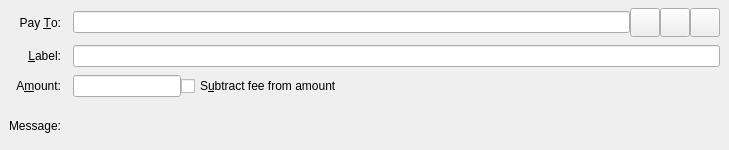
<?xml version="1.0" encoding="UTF-8"?>
<ui version="4.0">
 <class>SendCoinsEntry</class>
 <widget class="QStackedWidget" name="SendCoinsEntry">
  <property name="geometry">
   <rect>
    <x>0</x>
    <y>0</y>
    <width>729</width>
    <height>150</height>
   </rect>
  </property>
  <property name="focusPolicy">
   <enum>Qt::TabFocus</enum>
  </property>
  <property name="autoFillBackground">
   <bool>false</bool>
  </property>
  <widget class="QFrame" name="SendCoins">
   <property name="toolTip">
    <string>This is a normal payment.</string>
   </property>
   <property name="frameShape">
    <enum>QFrame::NoFrame</enum>
   </property>
   <layout class="QGridLayout" name="gridLayout">
    <property name="topMargin">
     <number>8</number>
    </property>
    <property name="bottomMargin">
     <number>4</number>
    </property>
    <property name="horizontalSpacing">
     <number>12</number>
    </property>
    <property name="verticalSpacing">
     <number>8</number>
    </property>
    <item row="2" column="1">
     <layout class="QHBoxLayout" name="horizontalLayoutAmount" stretch="0,1">
      <item>
       <widget class="redecoinAmountField" name="payAmount"/>
      </item>
      <item>
       <widget class="QCheckBox" name="checkboxSubtractFeeFromAmount">
        <property name="toolTip">
         <string>The fee will be deducted from the amount being sent. The recipient will receive less redecoins than you enter in the amount field. If multiple recipients are selected, the fee is split equally.</string>
        </property>
        <property name="text">
         <string>S&amp;ubtract fee from amount</string>
        </property>
       </widget>
      </item>
     </layout>
    </item>
    <item row="3" column="1">
     <widget class="QLabel" name="messageTextLabel">
      <property name="toolTip">
       <string>A message that was attached to the redecoin: URI which will be stored with the transaction for your reference. Note: This message will not be sent over the redecoin network.</string>
      </property>
      <property name="textFormat">
       <enum>Qt::PlainText</enum>
      </property>
     </widget>
    </item>
    <item row="1" column="0">
     <widget class="QLabel" name="labellLabel">
      <property name="text">
       <string>&amp;Label:</string>
      </property>
      <property name="alignment">
       <set>Qt::AlignRight|Qt::AlignTrailing|Qt::AlignVCenter</set>
      </property>
      <property name="buddy">
       <cstring>addAsLabel</cstring>
      </property>
     </widget>
    </item>
    <item row="0" column="1">
     <layout class="QHBoxLayout" name="payToLayout">
      <property name="spacing">
       <number>0</number>
      </property>
      <item>
       <widget class="QValidatedLineEdit" name="payTo">
        <property name="toolTip">
         <string>The redecoin address to send the payment to</string>
        </property>
       </widget>
      </item>
      <item>
       <widget class="QToolButton" name="addressBookButton">
        <property name="toolTip">
         <string>Choose previously used address</string>
        </property>
        <property name="text">
         <string/>
        </property>
        <property name="icon">
         <iconset resource="../redecoin.qrc">
          <normaloff>:/icons/address-book</normaloff>:/icons/address-book</iconset>
        </property>
        <property name="iconSize">
         <size>
          <width>22</width>
          <height>22</height>
         </size>
        </property>
        <property name="shortcut">
         <string>Alt+A</string>
        </property>
       </widget>
      </item>
      <item>
       <widget class="QToolButton" name="pasteButton">
        <property name="toolTip">
         <string>Paste address from clipboard</string>
        </property>
        <property name="text">
         <string/>
        </property>
        <property name="icon">
         <iconset resource="../redecoin.qrc">
          <normaloff>:/icons/editpaste</normaloff>:/icons/editpaste</iconset>
        </property>
        <property name="iconSize">
         <size>
          <width>22</width>
          <height>22</height>
         </size>
        </property>
        <property name="shortcut">
         <string>Alt+P</string>
        </property>
       </widget>
      </item>
      <item>
       <widget class="QToolButton" name="deleteButton">
        <property name="toolTip">
         <string>Remove this entry</string>
        </property>
        <property name="text">
         <string/>
        </property>
        <property name="icon">
         <iconset resource="../redecoin.qrc">
          <normaloff>:/icons/remove</normaloff>:/icons/remove</iconset>
        </property>
        <property name="iconSize">
         <size>
          <width>22</width>
          <height>22</height>
         </size>
        </property>
       </widget>
      </item>
     </layout>
    </item>
    <item row="2" column="0">
     <widget class="QLabel" name="amountLabel">
      <property name="text">
       <string>A&amp;mount:</string>
      </property>
      <property name="alignment">
       <set>Qt::AlignRight|Qt::AlignTrailing|Qt::AlignVCenter</set>
      </property>
      <property name="buddy">
       <cstring>payAmount</cstring>
      </property>
     </widget>
    </item>
    <item row="1" column="1">
     <widget class="QLineEdit" name="addAsLabel">
      <property name="toolTip">
       <string>Enter a label for this address to add it to the list of used addresses</string>
      </property>
     </widget>
    </item>
    <item row="3" column="0">
     <widget class="QLabel" name="messageLabel">
      <property name="text">
       <string>Message:</string>
      </property>
      <property name="alignment">
       <set>Qt::AlignRight|Qt::AlignTrailing|Qt::AlignVCenter</set>
      </property>
     </widget>
    </item>
    <item row="0" column="0">
     <widget class="QLabel" name="payToLabel">
      <property name="text">
       <string>Pay &amp;To:</string>
      </property>
      <property name="alignment">
       <set>Qt::AlignRight|Qt::AlignTrailing|Qt::AlignVCenter</set>
      </property>
      <property name="buddy">
       <cstring>payTo</cstring>
      </property>
     </widget>
    </item>
   </layout>
  </widget>
  <widget class="QFrame" name="SendCoins_UnauthenticatedPaymentRequest">
   <property name="palette">
    <palette>
     <active>
      <colorrole role="WindowText">
       <brush brushstyle="SolidPattern">
        <color alpha="255">
         <red>0</red>
         <green>0</green>
         <blue>0</blue>
        </color>
       </brush>
      </colorrole>
      <colorrole role="Button">
       <brush brushstyle="SolidPattern">
        <color alpha="255">
         <red>255</red>
         <green>255</green>
         <blue>127</blue>
        </color>
       </brush>
      </colorrole>
      <colorrole role="Light">
       <brush brushstyle="SolidPattern">
        <color alpha="255">
         <red>255</red>
         <green>255</green>
         <blue>255</blue>
        </color>
       </brush>
      </colorrole>
      <colorrole role="Midlight">
       <brush brushstyle="SolidPattern">
        <color alpha="255">
         <red>255</red>
         <green>255</green>
         <blue>191</blue>
        </color>
       </brush>
      </colorrole>
      <colorrole role="Dark">
       <brush brushstyle="SolidPattern">
        <color alpha="255">
         <red>127</red>
         <green>127</green>
         <blue>63</blue>
        </color>
       </brush>
      </colorrole>
      <colorrole role="Mid">
       <brush brushstyle="SolidPattern">
        <color alpha="255">
         <red>170</red>
         <green>170</green>
         <blue>84</blue>
        </color>
       </brush>
      </colorrole>
      <colorrole role="Text">
       <brush brushstyle="SolidPattern">
        <color alpha="255">
         <red>0</red>
         <green>0</green>
         <blue>0</blue>
        </color>
       </brush>
      </colorrole>
      <colorrole role="BrightText">
       <brush brushstyle="SolidPattern">
        <color alpha="255">
         <red>255</red>
         <green>255</green>
         <blue>255</blue>
        </color>
       </brush>
      </colorrole>
      <colorrole role="ButtonText">
       <brush brushstyle="SolidPattern">
        <color alpha="255">
         <red>0</red>
         <green>0</green>
         <blue>0</blue>
        </color>
       </brush>
      </colorrole>
      <colorrole role="Base">
       <brush brushstyle="SolidPattern">
        <color alpha="255">
         <red>255</red>
         <green>255</green>
         <blue>255</blue>
        </color>
       </brush>
      </colorrole>
      <colorrole role="Window">
       <brush brushstyle="SolidPattern">
        <color alpha="255">
         <red>255</red>
         <green>255</green>
         <blue>127</blue>
        </color>
       </brush>
      </colorrole>
      <colorrole role="Shadow">
       <brush brushstyle="SolidPattern">
        <color alpha="255">
         <red>0</red>
         <green>0</green>
         <blue>0</blue>
        </color>
       </brush>
      </colorrole>
      <colorrole role="AlternateBase">
       <brush brushstyle="SolidPattern">
        <color alpha="255">
         <red>255</red>
         <green>255</green>
         <blue>191</blue>
        </color>
       </brush>
      </colorrole>
      <colorrole role="ToolTipBase">
       <brush brushstyle="SolidPattern">
        <color alpha="255">
         <red>255</red>
         <green>255</green>
         <blue>220</blue>
        </color>
       </brush>
      </colorrole>
      <colorrole role="ToolTipText">
       <brush brushstyle="SolidPattern">
        <color alpha="255">
         <red>0</red>
         <green>0</green>
         <blue>0</blue>
        </color>
       </brush>
      </colorrole>
     </active>
     <inactive>
      <colorrole role="WindowText">
       <brush brushstyle="SolidPattern">
        <color alpha="255">
         <red>0</red>
         <green>0</green>
         <blue>0</blue>
        </color>
       </brush>
      </colorrole>
      <colorrole role="Button">
       <brush brushstyle="SolidPattern">
        <color alpha="255">
         <red>255</red>
         <green>255</green>
         <blue>127</blue>
        </color>
       </brush>
      </colorrole>
      <colorrole role="Light">
       <brush brushstyle="SolidPattern">
        <color alpha="255">
         <red>255</red>
         <green>255</green>
         <blue>255</blue>
        </color>
       </brush>
      </colorrole>
      <colorrole role="Midlight">
       <brush brushstyle="SolidPattern">
        <color alpha="255">
         <red>255</red>
         <green>255</green>
         <blue>191</blue>
        </color>
       </brush>
      </colorrole>
      <colorrole role="Dark">
       <brush brushstyle="SolidPattern">
        <color alpha="255">
         <red>127</red>
         <green>127</green>
         <blue>63</blue>
        </color>
       </brush>
      </colorrole>
      <colorrole role="Mid">
       <brush brushstyle="SolidPattern">
        <color alpha="255">
         <red>170</red>
         <green>170</green>
         <blue>84</blue>
        </color>
       </brush>
      </colorrole>
      <colorrole role="Text">
       <brush brushstyle="SolidPattern">
        <color alpha="255">
         <red>0</red>
         <green>0</green>
         <blue>0</blue>
        </color>
       </brush>
      </colorrole>
      <colorrole role="BrightText">
       <brush brushstyle="SolidPattern">
        <color alpha="255">
         <red>255</red>
         <green>255</green>
         <blue>255</blue>
        </color>
       </brush>
      </colorrole>
      <colorrole role="ButtonText">
       <brush brushstyle="SolidPattern">
        <color alpha="255">
         <red>0</red>
         <green>0</green>
         <blue>0</blue>
        </color>
       </brush>
      </colorrole>
      <colorrole role="Base">
       <brush brushstyle="SolidPattern">
        <color alpha="255">
         <red>255</red>
         <green>255</green>
         <blue>255</blue>
        </color>
       </brush>
      </colorrole>
      <colorrole role="Window">
       <brush brushstyle="SolidPattern">
        <color alpha="255">
         <red>255</red>
         <green>255</green>
         <blue>127</blue>
        </color>
       </brush>
      </colorrole>
      <colorrole role="Shadow">
       <brush brushstyle="SolidPattern">
        <color alpha="255">
         <red>0</red>
         <green>0</green>
         <blue>0</blue>
        </color>
       </brush>
      </colorrole>
      <colorrole role="AlternateBase">
       <brush brushstyle="SolidPattern">
        <color alpha="255">
         <red>255</red>
         <green>255</green>
         <blue>191</blue>
        </color>
       </brush>
      </colorrole>
      <colorrole role="ToolTipBase">
       <brush brushstyle="SolidPattern">
        <color alpha="255">
         <red>255</red>
         <green>255</green>
         <blue>220</blue>
        </color>
       </brush>
      </colorrole>
      <colorrole role="ToolTipText">
       <brush brushstyle="SolidPattern">
        <color alpha="255">
         <red>0</red>
         <green>0</green>
         <blue>0</blue>
        </color>
       </brush>
      </colorrole>
     </inactive>
     <disabled>
      <colorrole role="WindowText">
       <brush brushstyle="SolidPattern">
        <color alpha="255">
         <red>127</red>
         <green>127</green>
         <blue>63</blue>
        </color>
       </brush>
      </colorrole>
      <colorrole role="Button">
       <brush brushstyle="SolidPattern">
        <color alpha="255">
         <red>255</red>
         <green>255</green>
         <blue>127</blue>
        </color>
       </brush>
      </colorrole>
      <colorrole role="Light">
       <brush brushstyle="SolidPattern">
        <color alpha="255">
         <red>255</red>
         <green>255</green>
         <blue>255</blue>
        </color>
       </brush>
      </colorrole>
      <colorrole role="Midlight">
       <brush brushstyle="SolidPattern">
        <color alpha="255">
         <red>255</red>
         <green>255</green>
         <blue>191</blue>
        </color>
       </brush>
      </colorrole>
      <colorrole role="Dark">
       <brush brushstyle="SolidPattern">
        <color alpha="255">
         <red>127</red>
         <green>127</green>
         <blue>63</blue>
        </color>
       </brush>
      </colorrole>
      <colorrole role="Mid">
       <brush brushstyle="SolidPattern">
        <color alpha="255">
         <red>170</red>
         <green>170</green>
         <blue>84</blue>
        </color>
       </brush>
      </colorrole>
      <colorrole role="Text">
       <brush brushstyle="SolidPattern">
        <color alpha="255">
         <red>127</red>
         <green>127</green>
         <blue>63</blue>
        </color>
       </brush>
      </colorrole>
      <colorrole role="BrightText">
       <brush brushstyle="SolidPattern">
        <color alpha="255">
         <red>255</red>
         <green>255</green>
         <blue>255</blue>
        </color>
       </brush>
      </colorrole>
      <colorrole role="ButtonText">
       <brush brushstyle="SolidPattern">
        <color alpha="255">
         <red>127</red>
         <green>127</green>
         <blue>63</blue>
        </color>
       </brush>
      </colorrole>
      <colorrole role="Base">
       <brush brushstyle="SolidPattern">
        <color alpha="255">
         <red>255</red>
         <green>255</green>
         <blue>127</blue>
        </color>
       </brush>
      </colorrole>
      <colorrole role="Window">
       <brush brushstyle="SolidPattern">
        <color alpha="255">
         <red>255</red>
         <green>255</green>
         <blue>127</blue>
        </color>
       </brush>
      </colorrole>
      <colorrole role="Shadow">
       <brush brushstyle="SolidPattern">
        <color alpha="255">
         <red>0</red>
         <green>0</green>
         <blue>0</blue>
        </color>
       </brush>
      </colorrole>
      <colorrole role="AlternateBase">
       <brush brushstyle="SolidPattern">
        <color alpha="255">
         <red>255</red>
         <green>255</green>
         <blue>127</blue>
        </color>
       </brush>
      </colorrole>
      <colorrole role="ToolTipBase">
       <brush brushstyle="SolidPattern">
        <color alpha="255">
         <red>255</red>
         <green>255</green>
         <blue>220</blue>
        </color>
       </brush>
      </colorrole>
      <colorrole role="ToolTipText">
       <brush brushstyle="SolidPattern">
        <color alpha="255">
         <red>0</red>
         <green>0</green>
         <blue>0</blue>
        </color>
       </brush>
      </colorrole>
     </disabled>
    </palette>
   </property>
   <property name="toolTip">
    <string>This is an unauthenticated payment request.</string>
   </property>
   <property name="autoFillBackground">
    <bool>true</bool>
   </property>
   <property name="frameShape">
    <enum>QFrame::NoFrame</enum>
   </property>
   <layout class="QGridLayout" name="gridLayout_is">
    <property name="spacing">
     <number>12</number>
    </property>
    <item row="0" column="0">
     <widget class="QLabel" name="payToLabel_is">
      <property name="text">
       <string>Pay To:</string>
      </property>
      <property name="alignment">
       <set>Qt::AlignRight|Qt::AlignTrailing|Qt::AlignVCenter</set>
      </property>
     </widget>
    </item>
    <item row="0" column="1">
     <layout class="QHBoxLayout" name="payToLayout_is">
      <property name="spacing">
       <number>0</number>
      </property>
      <item>
       <widget class="QLabel" name="payTo_is"/>
      </item>
      <item>
       <widget class="QToolButton" name="deleteButton_is">
        <property name="toolTip">
         <string>Remove this entry</string>
        </property>
        <property name="text">
         <string/>
        </property>
        <property name="icon">
         <iconset resource="../redecoin.qrc">
          <normaloff>:/icons/remove</normaloff>:/icons/remove</iconset>
        </property>
       </widget>
      </item>
     </layout>
    </item>
    <item row="1" column="0">
     <widget class="QLabel" name="memoLabel_is">
      <property name="text">
       <string>Memo:</string>
      </property>
      <property name="alignment">
       <set>Qt::AlignRight|Qt::AlignTrailing|Qt::AlignVCenter</set>
      </property>
     </widget>
    </item>
    <item row="1" column="1">
     <widget class="QLabel" name="memoTextLabel_is">
      <property name="textFormat">
       <enum>Qt::PlainText</enum>
      </property>
     </widget>
    </item>
    <item row="2" column="0">
     <widget class="QLabel" name="amountLabel_is">
      <property name="text">
       <string>A&amp;mount:</string>
      </property>
      <property name="alignment">
       <set>Qt::AlignRight|Qt::AlignTrailing|Qt::AlignVCenter</set>
      </property>
      <property name="buddy">
       <cstring>payAmount_is</cstring>
      </property>
     </widget>
    </item>
    <item row="2" column="1">
     <widget class="redecoinAmountField" name="payAmount_is">
      <property name="acceptDrops">
       <bool>false</bool>
      </property>
     </widget>
    </item>
   </layout>
  </widget>
  <widget class="QFrame" name="SendCoins_AuthenticatedPaymentRequest">
   <property name="palette">
    <palette>
     <active>
      <colorrole role="WindowText">
       <brush brushstyle="SolidPattern">
        <color alpha="255">
         <red>0</red>
         <green>0</green>
         <blue>0</blue>
        </color>
       </brush>
      </colorrole>
      <colorrole role="Button">
       <brush brushstyle="SolidPattern">
        <color alpha="255">
         <red>140</red>
         <green>232</green>
         <blue>119</blue>
        </color>
       </brush>
      </colorrole>
      <colorrole role="Light">
       <brush brushstyle="SolidPattern">
        <color alpha="255">
         <red>230</red>
         <green>255</green>
         <blue>224</blue>
        </color>
       </brush>
      </colorrole>
      <colorrole role="Midlight">
       <brush brushstyle="SolidPattern">
        <color alpha="255">
         <red>185</red>
         <green>243</green>
         <blue>171</blue>
        </color>
       </brush>
      </colorrole>
      <colorrole role="Dark">
       <brush brushstyle="SolidPattern">
        <color alpha="255">
         <red>70</red>
         <green>116</green>
         <blue>59</blue>
        </color>
       </brush>
      </colorrole>
      <colorrole role="Mid">
       <brush brushstyle="SolidPattern">
        <color alpha="255">
         <red>93</red>
         <green>155</green>
         <blue>79</blue>
        </color>
       </brush>
      </colorrole>
      <colorrole role="Text">
       <brush brushstyle="SolidPattern">
        <color alpha="255">
         <red>0</red>
         <green>0</green>
         <blue>0</blue>
        </color>
       </brush>
      </colorrole>
      <colorrole role="BrightText">
       <brush brushstyle="SolidPattern">
        <color alpha="255">
         <red>155</red>
         <green>255</green>
         <blue>147</blue>
        </color>
       </brush>
      </colorrole>
      <colorrole role="ButtonText">
       <brush brushstyle="SolidPattern">
        <color alpha="255">
         <red>0</red>
         <green>0</green>
         <blue>0</blue>
        </color>
       </brush>
      </colorrole>
      <colorrole role="Base">
       <brush brushstyle="SolidPattern">
        <color alpha="255">
         <red>119</red>
         <green>255</green>
         <blue>233</blue>
        </color>
       </brush>
      </colorrole>
      <colorrole role="Window">
       <brush brushstyle="SolidPattern">
        <color alpha="255">
         <red>140</red>
         <green>232</green>
         <blue>119</blue>
        </color>
       </brush>
      </colorrole>
      <colorrole role="Shadow">
       <brush brushstyle="SolidPattern">
        <color alpha="255">
         <red>0</red>
         <green>0</green>
         <blue>0</blue>
        </color>
       </brush>
      </colorrole>
      <colorrole role="AlternateBase">
       <brush brushstyle="SolidPattern">
        <color alpha="255">
         <red>197</red>
         <green>243</green>
         <blue>187</blue>
        </color>
       </brush>
      </colorrole>
      <colorrole role="NoRole">
       <brush brushstyle="SolidPattern">
        <color alpha="255">
         <red>125</red>
         <green>194</green>
         <blue>122</blue>
        </color>
       </brush>
      </colorrole>
      <colorrole role="ToolTipBase">
       <brush brushstyle="SolidPattern">
        <color alpha="255">
         <red>255</red>
         <green>255</green>
         <blue>220</blue>
        </color>
       </brush>
      </colorrole>
      <colorrole role="ToolTipText">
       <brush brushstyle="SolidPattern">
        <color alpha="255">
         <red>0</red>
         <green>0</green>
         <blue>0</blue>
        </color>
       </brush>
      </colorrole>
     </active>
     <inactive>
      <colorrole role="WindowText">
       <brush brushstyle="SolidPattern">
        <color alpha="255">
         <red>0</red>
         <green>0</green>
         <blue>0</blue>
        </color>
       </brush>
      </colorrole>
      <colorrole role="Button">
       <brush brushstyle="SolidPattern">
        <color alpha="255">
         <red>140</red>
         <green>232</green>
         <blue>119</blue>
        </color>
       </brush>
      </colorrole>
      <colorrole role="Light">
       <brush brushstyle="SolidPattern">
        <color alpha="255">
         <red>230</red>
         <green>255</green>
         <blue>224</blue>
        </color>
       </brush>
      </colorrole>
      <colorrole role="Midlight">
       <brush brushstyle="SolidPattern">
        <color alpha="255">
         <red>185</red>
         <green>243</green>
         <blue>171</blue>
        </color>
       </brush>
      </colorrole>
      <colorrole role="Dark">
       <brush brushstyle="SolidPattern">
        <color alpha="255">
         <red>70</red>
         <green>116</green>
         <blue>59</blue>
        </color>
       </brush>
      </colorrole>
      <colorrole role="Mid">
       <brush brushstyle="SolidPattern">
        <color alpha="255">
         <red>93</red>
         <green>155</green>
         <blue>79</blue>
        </color>
       </brush>
      </colorrole>
      <colorrole role="Text">
       <brush brushstyle="SolidPattern">
        <color alpha="255">
         <red>0</red>
         <green>0</green>
         <blue>0</blue>
        </color>
       </brush>
      </colorrole>
      <colorrole role="BrightText">
       <brush brushstyle="SolidPattern">
        <color alpha="255">
         <red>155</red>
         <green>255</green>
         <blue>147</blue>
        </color>
       </brush>
      </colorrole>
      <colorrole role="ButtonText">
       <brush brushstyle="SolidPattern">
        <color alpha="255">
         <red>0</red>
         <green>0</green>
         <blue>0</blue>
        </color>
       </brush>
      </colorrole>
      <colorrole role="Base">
       <brush brushstyle="SolidPattern">
        <color alpha="255">
         <red>119</red>
         <green>255</green>
         <blue>233</blue>
        </color>
       </brush>
      </colorrole>
      <colorrole role="Window">
       <brush brushstyle="SolidPattern">
        <color alpha="255">
         <red>140</red>
         <green>232</green>
         <blue>119</blue>
        </color>
       </brush>
      </colorrole>
      <colorrole role="Shadow">
       <brush brushstyle="SolidPattern">
        <color alpha="255">
         <red>0</red>
         <green>0</green>
         <blue>0</blue>
        </color>
       </brush>
      </colorrole>
      <colorrole role="AlternateBase">
       <brush brushstyle="SolidPattern">
        <color alpha="255">
         <red>197</red>
         <green>243</green>
         <blue>187</blue>
        </color>
       </brush>
      </colorrole>
      <colorrole role="NoRole">
       <brush brushstyle="SolidPattern">
        <color alpha="255">
         <red>125</red>
         <green>194</green>
         <blue>122</blue>
        </color>
       </brush>
      </colorrole>
      <colorrole role="ToolTipBase">
       <brush brushstyle="SolidPattern">
        <color alpha="255">
         <red>255</red>
         <green>255</green>
         <blue>220</blue>
        </color>
       </brush>
      </colorrole>
      <colorrole role="ToolTipText">
       <brush brushstyle="SolidPattern">
        <color alpha="255">
         <red>0</red>
         <green>0</green>
         <blue>0</blue>
        </color>
       </brush>
      </colorrole>
     </inactive>
     <disabled>
      <colorrole role="WindowText">
       <brush brushstyle="SolidPattern">
        <color alpha="255">
         <red>70</red>
         <green>116</green>
         <blue>59</blue>
        </color>
       </brush>
      </colorrole>
      <colorrole role="Button">
       <brush brushstyle="SolidPattern">
        <color alpha="255">
         <red>140</red>
         <green>232</green>
         <blue>119</blue>
        </color>
       </brush>
      </colorrole>
      <colorrole role="Light">
       <brush brushstyle="SolidPattern">
        <color alpha="255">
         <red>230</red>
         <green>255</green>
         <blue>224</blue>
        </color>
       </brush>
      </colorrole>
      <colorrole role="Midlight">
       <brush brushstyle="SolidPattern">
        <color alpha="255">
         <red>185</red>
         <green>243</green>
         <blue>171</blue>
        </color>
       </brush>
      </colorrole>
      <colorrole role="Dark">
       <brush brushstyle="SolidPattern">
        <color alpha="255">
         <red>70</red>
         <green>116</green>
         <blue>59</blue>
        </color>
       </brush>
      </colorrole>
      <colorrole role="Mid">
       <brush brushstyle="SolidPattern">
        <color alpha="255">
         <red>93</red>
         <green>155</green>
         <blue>79</blue>
        </color>
       </brush>
      </colorrole>
      <colorrole role="Text">
       <brush brushstyle="SolidPattern">
        <color alpha="255">
         <red>70</red>
         <green>116</green>
         <blue>59</blue>
        </color>
       </brush>
      </colorrole>
      <colorrole role="BrightText">
       <brush brushstyle="SolidPattern">
        <color alpha="255">
         <red>155</red>
         <green>255</green>
         <blue>147</blue>
        </color>
       </brush>
      </colorrole>
      <colorrole role="ButtonText">
       <brush brushstyle="SolidPattern">
        <color alpha="255">
         <red>70</red>
         <green>116</green>
         <blue>59</blue>
        </color>
       </brush>
      </colorrole>
      <colorrole role="Base">
       <brush brushstyle="SolidPattern">
        <color alpha="255">
         <red>140</red>
         <green>232</green>
         <blue>119</blue>
        </color>
       </brush>
      </colorrole>
      <colorrole role="Window">
       <brush brushstyle="SolidPattern">
        <color alpha="255">
         <red>140</red>
         <green>232</green>
         <blue>119</blue>
        </color>
       </brush>
      </colorrole>
      <colorrole role="Shadow">
       <brush brushstyle="SolidPattern">
        <color alpha="255">
         <red>0</red>
         <green>0</green>
         <blue>0</blue>
        </color>
       </brush>
      </colorrole>
      <colorrole role="AlternateBase">
       <brush brushstyle="SolidPattern">
        <color alpha="255">
         <red>140</red>
         <green>232</green>
         <blue>119</blue>
        </color>
       </brush>
      </colorrole>
      <colorrole role="NoRole">
       <brush brushstyle="SolidPattern">
        <color alpha="255">
         <red>125</red>
         <green>194</green>
         <blue>122</blue>
        </color>
       </brush>
      </colorrole>
      <colorrole role="ToolTipBase">
       <brush brushstyle="SolidPattern">
        <color alpha="255">
         <red>255</red>
         <green>255</green>
         <blue>220</blue>
        </color>
       </brush>
      </colorrole>
      <colorrole role="ToolTipText">
       <brush brushstyle="SolidPattern">
        <color alpha="255">
         <red>0</red>
         <green>0</green>
         <blue>0</blue>
        </color>
       </brush>
      </colorrole>
     </disabled>
    </palette>
   </property>
   <property name="toolTip">
    <string>This is an authenticated payment request.</string>
   </property>
   <property name="autoFillBackground">
    <bool>true</bool>
   </property>
   <property name="frameShape">
    <enum>QFrame::NoFrame</enum>
   </property>
   <layout class="QGridLayout" name="gridLayout_s">
    <property name="spacing">
     <number>12</number>
    </property>
    <item row="0" column="0">
     <widget class="QLabel" name="payToLabel_s">
      <property name="text">
       <string>Pay To:</string>
      </property>
      <property name="alignment">
       <set>Qt::AlignRight|Qt::AlignTrailing|Qt::AlignVCenter</set>
      </property>
     </widget>
    </item>
    <item row="0" column="1">
     <layout class="QHBoxLayout" name="payToLayout_s">
      <property name="spacing">
       <number>0</number>
      </property>
      <item>
       <widget class="QLabel" name="payTo_s">
        <property name="textFormat">
         <enum>Qt::PlainText</enum>
        </property>
       </widget>
      </item>
      <item>
       <widget class="QToolButton" name="deleteButton_s">
        <property name="toolTip">
         <string>Remove this entry</string>
        </property>
        <property name="text">
         <string/>
        </property>
        <property name="icon">
         <iconset resource="../redecoin.qrc">
          <normaloff>:/icons/remove</normaloff>:/icons/remove</iconset>
        </property>
       </widget>
      </item>
     </layout>
    </item>
    <item row="1" column="0">
     <widget class="QLabel" name="memoLabel_s">
      <property name="text">
       <string>Memo:</string>
      </property>
      <property name="alignment">
       <set>Qt::AlignRight|Qt::AlignTrailing|Qt::AlignVCenter</set>
      </property>
     </widget>
    </item>
    <item row="1" column="1">
     <widget class="QLabel" name="memoTextLabel_s">
      <property name="textFormat">
       <enum>Qt::PlainText</enum>
      </property>
     </widget>
    </item>
    <item row="2" column="0">
     <widget class="QLabel" name="amountLabel_s">
      <property name="text">
       <string>A&amp;mount:</string>
      </property>
      <property name="alignment">
       <set>Qt::AlignRight|Qt::AlignTrailing|Qt::AlignVCenter</set>
      </property>
      <property name="buddy">
       <cstring>payAmount_s</cstring>
      </property>
     </widget>
    </item>
    <item row="2" column="1">
     <widget class="redecoinAmountField" name="payAmount_s">
      <property name="acceptDrops">
       <bool>false</bool>
      </property>
     </widget>
    </item>
   </layout>
  </widget>
 </widget>
 <customwidgets>
  <customwidget>
   <class>QValidatedLineEdit</class>
   <extends>QLineEdit</extends>
   <header>qvalidatedlineedit.h</header>
  </customwidget>
  <customwidget>
   <class>redecoinAmountField</class>
   <extends>QLineEdit</extends>
   <header>redecoinamountfield.h</header>
   <container>1</container>
  </customwidget>
 </customwidgets>
 <tabstops>
  <tabstop>payTo</tabstop>
  <tabstop>addressBookButton</tabstop>
  <tabstop>pasteButton</tabstop>
  <tabstop>deleteButton</tabstop>
  <tabstop>addAsLabel</tabstop>
  <tabstop>payAmount</tabstop>
  <tabstop>payAmount_is</tabstop>
  <tabstop>deleteButton_is</tabstop>
  <tabstop>payAmount_s</tabstop>
  <tabstop>deleteButton_s</tabstop>
 </tabstops>
 <resources>
  <include location="../redecoin.qrc"/>
 </resources>
 <connections/>
</ui>
